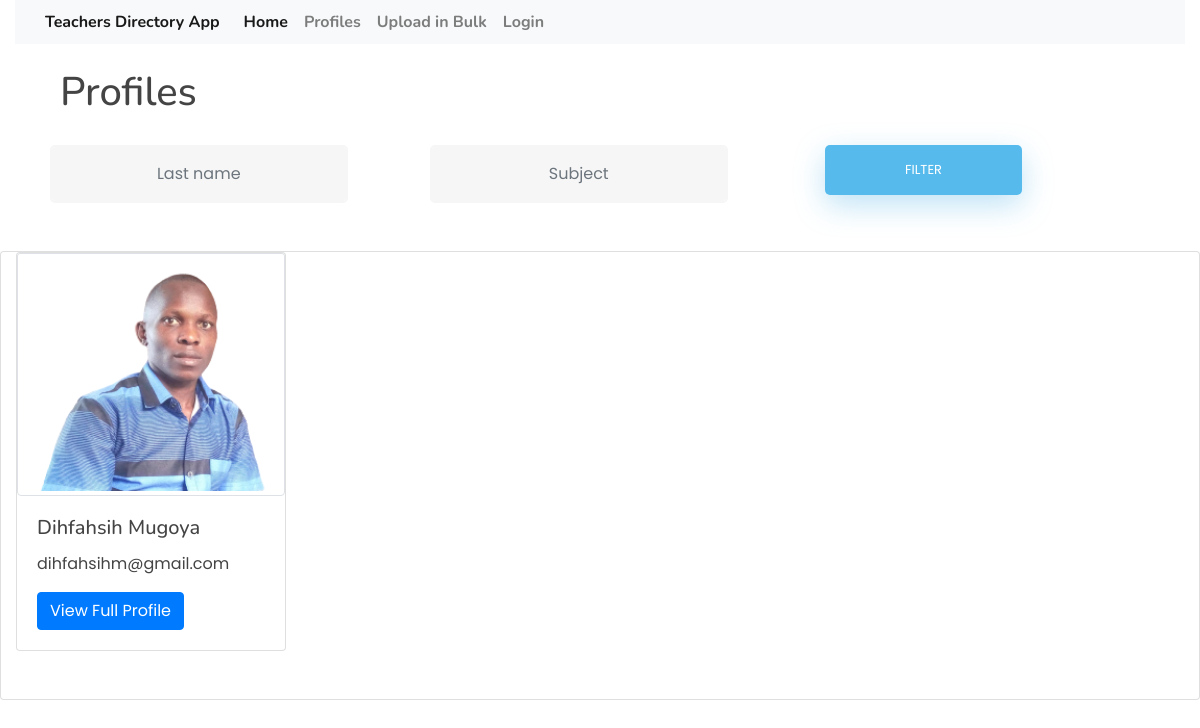
/profiles/, run on the app's committed database.
### teacherProfile/models.py (models this page shows, shortened)
class Profile(models.Model):
    first_name = models.CharField(max_length=100)
    last_name = models.CharField(max_length=100)
    email = models.EmailField(max_length=254, null=False, unique=True)
    phone_number = models.CharField(max_length=20)
    room_number = models.CharField(max_length=5)
    image_name = models.ImageField(upload_to='pictures/', blank=True,
                                   default='pictures/default/default.png')
    subjects = models.ManyToManyField(Subject)

### teacherProfile/views.py (the view)
# urls.py: path('profiles/', views.Profiles.as_view(), name='profiles'),
class Profiles(ListView):
    template_name = 'profile/profiles.html'
    model = Profile
    context_object_name = 'profile_list'
    def get_context_data(self, **kwargs):
        context = super().get_context_data(**kwargs)
        lastname = self.request.GET.get("lastname", "")
        subject = self.request.GET.get("subject", "")
        context['lastname'] = lastname
        context['subject'] = subject
        return context
    def get_queryset(self):
        queryset = self.model.objects.all()
        lastname = self.request.GET.get("lastname", "")
        subject = self.request.GET.get("subject", "")
        if lastname:
            queryset = queryset.filter(last_name__istartswith=lastname)
        if subject:
            queryset = queryset.filter(subjects__subject_name__istartswith=subject)
        return queryset

### teacherProfile/templates/profile/profiles.html (shortened to what this page needs)
{% extends "base.html" %}
{% load static %}
{% block content %}
<div class="container">
    <div class="col-sm-6 mt-4">
        <h1>Profiles</h1>
    </div>
    <form action="{% url 'profiles' %}" method="GET">
        <div class="row mt-4">
            <div class="col-sm-4">
              <input type="text" placeholder="Last name" name="lastname" value="{{lastname}}" class="form-control searchbox-input">
            </div>
            <div class="col-sm-4">
              <input type="text" placeholder="Subject" name="subject" value="{{subject}}" class="form-control searchbox-input">
            </div>
            <div class="col-sm-4">
              <input type="submit" class="btn btn-info" value="Filter">
            </div>
        </div>
    </form>
</div>
<div class="row card">
    {% for profile in profile_list %}
        <div class="col-md-3">
            <div class="card mb-5">
                <img class="card-img-top img-thumbnail" src="/media/{{ profile.image_name }}">
                <div class="card-body">
                    <h5 class="card-title">{{ profile.first_name }} {{ profile.last_name }}</h5>
                    <p class="card-text">{{ profile.email }}</p>
                    <a href="{% url 'profileDetails' profile.pk %}"
                       class="btn btn-primary">
                        View Full Profile
                    </a>
                </div>
            </div>
        </div>
    {% endfor %}
</div>
{% endblock %}

### static/css/style.css (style rules this page uses)
:root { scroll-behavior: smooth; }
body { font-family: "Open Sans", sans-serif; color: #444444; }
a { color: #4154f1; text-decoration: none; }
h1, h2, h3, h4, h5, h6 { font-family: "Nunito", sans-serif; }
html { background-color: #56baed; }
body { font-family: "Poppins", sans-serif; height: 100vh; }
a { color: #92badd; display:inline-block; text-decoration: none; font-weight: 400; }
input[type=button], input[type=submit], input[type=reset] { background-color: #56baed; border: none; color: white; padding: 15px 80px; text-align: center; text-decoration: none; display: inline-block; text-transform: uppercase; font-size: 13px; -webkit-box-shadow: 0 10px 30px 0 rgba(95,186,233,0.4); box-shadow: 0 10px 30px 0 rgba(95,186,233,0.4); -webkit-border-radius: 5px 5px 5px 5px; border-radius: 5px 5px 5px 5px; margin: 5px 20px 40px 20px; -webkit-transition: all 0.3s ease-in-out; -moz-transition: all 0.3s ease-in-out; -ms-transition: all 0.3s ease-in-out; -o-transition: all 0.3s ease-in-out; transition: all 0.3s ease-in-out; }
input[type=text] { background-color: #f6f6f6; border: none; color: #0d0d0d; padding: 15px 32px; text-align: center; text-decoration: none; display: inline-block; font-size: 16px; margin: 5px; width: 85%; border: 2px solid #f6f6f6; -webkit-transition: all 0.5s ease-in-out; -moz-transition: all 0.5s ease-in-out; -ms-transition: all 0.5s ease-in-out; -o-transition: all 0.5s ease-in-out; transition: all 0.5s ease-in-out; -webkit-border-radius: 5px 5px 5px 5px; border-radius: 5px 5px 5px 5px; }
input[type=text]:placeholder { color: #cccccc; }

### static/css/login.css (style rules this page uses)
html { background-color: #56baed; }
body { font-family: "Poppins", sans-serif; height: 100vh; }
a { color: #92badd; display:inline-block; text-decoration: none; font-weight: 400; }
input[type=button], input[type=submit], input[type=reset] { background-color: #56baed; border: none; color: white; padding: 15px 80px; text-align: center; text-decoration: none; display: inline-block; text-transform: uppercase; font-size: 13px; -webkit-box-shadow: 0 10px 30px 0 rgba(95,186,233,0.4); box-shadow: 0 10px 30px 0 rgba(95,186,233,0.4); -webkit-border-radius: 5px 5px 5px 5px; border-radius: 5px 5px 5px 5px; margin: 5px 20px 40px 20px; -webkit-transition: all 0.3s ease-in-out; -moz-transition: all 0.3s ease-in-out; -ms-transition: all 0.3s ease-in-out; -o-transition: all 0.3s ease-in-out; transition: all 0.3s ease-in-out; }
input[type=text] { background-color: #f6f6f6; border: none; color: #0d0d0d; padding: 15px 32px; text-align: center; text-decoration: none; display: inline-block; font-size: 16px; margin: 5px; width: 85%; border: 2px solid #f6f6f6; -webkit-transition: all 0.5s ease-in-out; -moz-transition: all 0.5s ease-in-out; -ms-transition: all 0.5s ease-in-out; -o-transition: all 0.5s ease-in-out; transition: all 0.5s ease-in-out; -webkit-border-radius: 5px 5px 5px 5px; border-radius: 5px 5px 5px 5px; }
input[type=text]:placeholder { color: #cccccc; }
* { box-sizing: border-box; }

### data on the page
Profile: image_name (placeholder picture), first_name "Dihfahsih", last_name "Mugoya", email "dihfahsihm@gmail.com"
